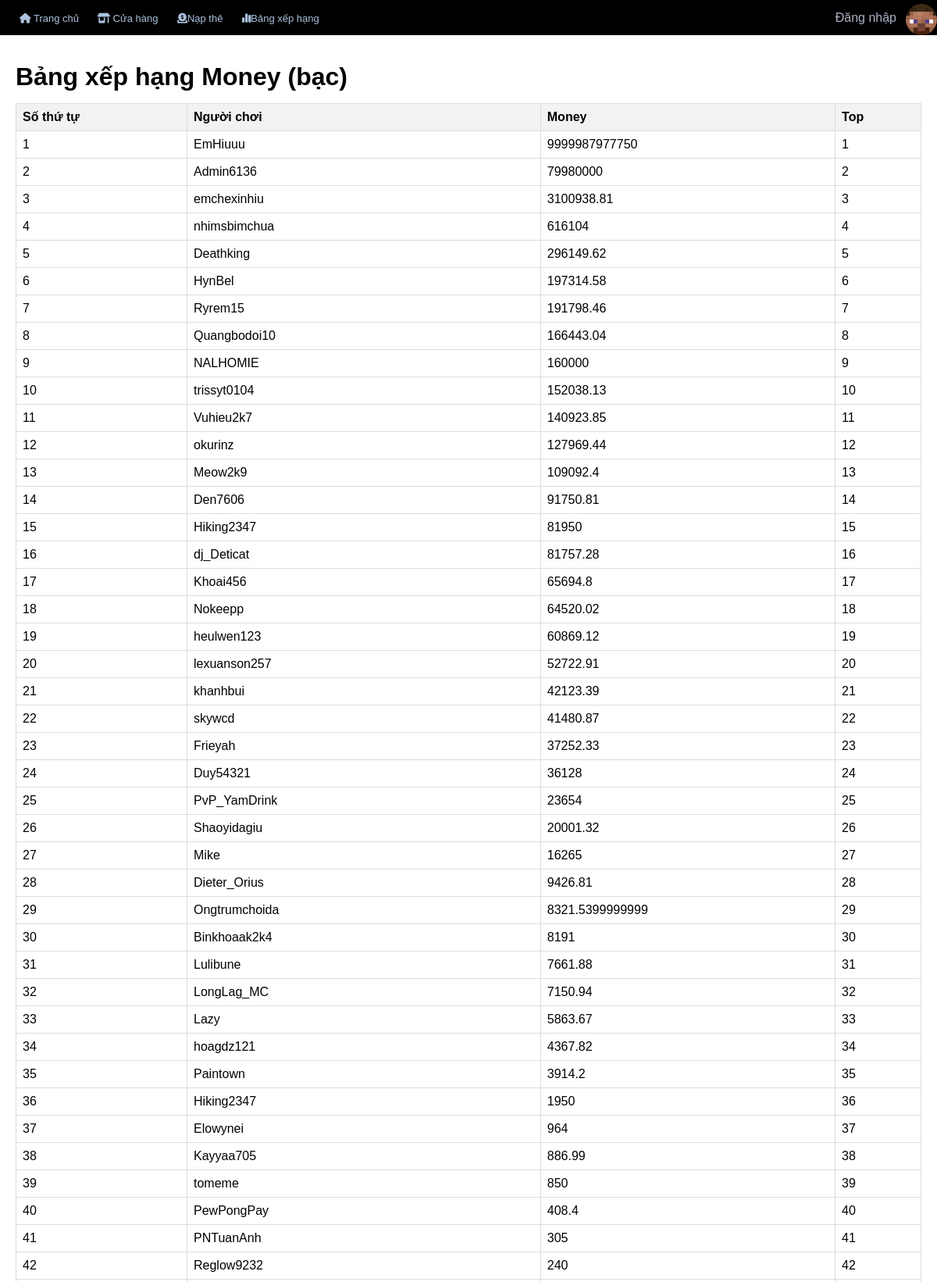
/top/money.php (upper part), run on the app's committed database.
### tables this page shows
CREATE TABLE `coinsengine_users` (
  `id` int NOT NULL AUTO_INCREMENT,
  `uuid` mediumtext NOT NULL,
  `name` mediumtext NOT NULL,
  `dateCreated` bigint NOT NULL,
  `last_online` bigint NOT NULL,
  `currencyData` mediumtext NOT NULL,
  `settings` mediumtext NOT NULL,
  `coins` double NOT NULL DEFAULT '0',
  `money` double NOT NULL DEFAULT '0',
  PRIMARY KEY (`id`)
);

### backend/PHP/function.php (called while the page is built, shortened)
<?php
    function sqlCommand($dbname,$command){
        $conn = new PDO("mysql:host=103.237.87.46;dbname=$dbname","antrc2","Sqrtfl0@t01");
        return $conn->query($command);
    }
?>

### top/money.php (the view, shortened to what this page needs)
<!DOCTYPE html>
<html lang="vi">
<head>
    <link rel="stylesheet" href="../asset/CSS/nav.css">
    <link rel="stylesheet" href="../asset/fonts/fontawesome-free-6.5.2-web/css/all.css" />
    <link rel="stylesheet" href="style.css">
</head>
<body>
    <nav class="nav">
        <div class="lef">
            <ul class="nav-left">
                <li>
                    <a href="../index.php"><i class="fa-solid fa-house"></i> Trang chủ </a>
                </li>
                <li>
                    <a href="../shop.php"><i class="fa-solid fa-shop"></i> Cửa hàng</a>
                </li>
                <li>
                    <a href="../nap-the/"><i class="fa-solid fa-circle-dollar-to-slot"></i>Nạp thẻ</a>
                </li>
                <li>
                    <a href="#" class="top-ingame"><i class="fa-solid fa-chart-simple"></i>Bảng xếp hạng </a>
                </li>
            </ul>
        </div>
        <div class="right">
            <span id="user" class="username">Đăng nhập</span>
            <img src="../asset/IMG/avatar.png" alt="" class="avatar">
        </div>
    </nav>
    <div class="main">
        <h1>Bảng xếp hạng Money (bạc)</h1>
        <table>
            <thead>
                <tr>
                    <th>Số thứ tự</th>
                    <th>Người chơi</th>
                    <th>Money</th>
                    <th>Top</th>
                </tr>
            </thead>
            <tbody>
                <?php
                    require_once "../backend/PHP/function.php";
                    $result = sqlCommand("coinsengine","SELECT ce.*, @ranking := @ranking + 1 AS ranking FROM coinsengine_users ce JOIN (SELECT DISTINCT money FROM coinsengine_users ORDER BY money DESC LIMIT 50) AS top_money ON ce.money = top_money.money JOIN (SELECT @ranking := 0) r ORDER BY ce.money DESC")->fetchAll();
                ?>
                <?php foreach ($result as $value) :?>
                <tr>
                    <td><?= $value["ranking"]?></td>
                    <td><?= $value['name']?></td>
                    <td><?= $value['money']?></td>
                    <td><?php
                            $output = sqlCommand("coinsengine","SELECT DISTINCT money FROM coinsengine_users ORDER BY money DESC LIMIT 50")->fetchAll();
                            $listMoney = [];
                            foreach ($output as $item){
                                $listMoney[] = $item["money"];
                            }
                            $top = 1;
                            foreach ($listMoney as $rows){
                                if ($rows === $value["money"]){
                                    $rank = $top;
                                    echo "<span class='top-$rank'>$top</span>";
                                } else {
                                    $top++;
                                }
                            }
                        ?></td>
                </tr>
                <?php endforeach; ?>
            </tbody>
        </table>
    </div>
</body>
</html>

### asset/CSS/nav.css (style rules this page uses)
* { margin: 0; padding: 0; list-style: none; box-sizing: border-box; text-decoration: none; }
.nav { display: flex; justify-content: space-between; align-items: center; background-color: #000000; position: absolute; top: 0; left: 0; width: 100%; }
.nav-left { list-style: none; margin-left: 25px; padding: 0; }
.nav-left li { display: inline; margin-right: 20px; }
.nav-left li a { color: #abc1dd; font-size: 13px; }
.right { display: flex; position: relative; align-items: center; cursor: pointer; }
.right span { color: #aeb2c4; }
.right img { width: 40px; border-radius: 50%; margin-left: 12px; margin-top: 5px; }

### top/style.css (style rules this page uses)
body { font-family: Arial, sans-serif; }
.main { margin-top: 100px; overflow-x: auto; margin: 0 auto; padding: 20px; }
.main h1 { margin-top: 60px; }
.main table { margin-top: 15px; width: 100%; border-collapse: collapse; }
.main th, .main td { border: 1px solid #ddd; padding: 8px; text-align: left; }
.main th { background-color: #f2f2f2; }

### data on the page
coinsengine_users: ranking "1", name "EmHiuuu", money "9999987977750", top "1"
coinsengine_users: ranking "2", name "Admin6136", money "79980000", top "2"
coinsengine_users: ranking "3", name "emchexinhiu", money "3100938.81", top "3"
coinsengine_users: ranking "4", name "nhimsbimchua", money "616104", top "4"
coinsengine_users: ranking "5", name "Deathking", money "296149.62", top "5"
coinsengine_users: ranking "6", name "HynBel", money "197314.58", top "6"
coinsengine_users: ranking "7", name "Ryrem15", money "191798.46", top "7"
coinsengine_users: ranking "8", name "Quangbodoi10", money "166443.04", top "8"
coinsengine_users: ranking "9", name "NALHOMIE", money "160000", top "9"
coinsengine_users: ranking "10", name "trissyt0104", money "152038.13", top "10"
coinsengine_users: ranking "11", name "Vuhieu2k7", money "140923.85", top "11"
coinsengine_users: ranking "12", name "okurinz", money "127969.44", top "12"
coinsengine_users: ranking "13", name "Meow2k9", money "109092.4", top "13"
coinsengine_users: ranking "14", name "Den7606", money "91750.81", top "14"
coinsengine_users: ranking "15", name "Hiking2347", money "81950", top "15"
coinsengine_users: ranking "16", name "dj_Deticat", money "81757.28", top "16"
coinsengine_users: ranking "17", name "Khoai456", money "65694.8", top "17"
coinsengine_users: ranking "18", name "Nokeepp", money "64520.02", top "18"
coinsengine_users: ranking "19", name "heulwen123", money "60869.12", top "19"
coinsengine_users: ranking "20", name "lexuanson257", money "52722.91", top "20"
coinsengine_users: ranking "21", name "khanhbui", money "42123.39", top "21"
coinsengine_users: ranking "22", name "skywcd", money "41480.87", top "22"
coinsengine_users: ranking "23", name "Frieyah", money "37252.33", top "23"
coinsengine_users: ranking "24", name "Duy54321", money "36128", top "24"
coinsengine_users: ranking "25", name "PvP_YamDrink", money "23654", top "25"
coinsengine_users: ranking "26", name "Shaoyidagiu", money "20001.32", top "26"
coinsengine_users: ranking "27", name "Mike", money "16265", top "27"
coinsengine_users: ranking "28", name "Dieter_Orius", money "9426.81", top "28"
coinsengine_users: ranking "29", name "Ongtrumchoida", money "8321.5399999999", top "29"
coinsengine_users: ranking "30", name "Binkhoaak2k4", money "8191", top "30"
coinsengine_users: ranking "31", name "Lulibune", money "7661.88", top "31"
coinsengine_users: ranking "32", name "LongLag_MC", money "7150.94", top "32"
coinsengine_users: ranking "33", name "Lazy", money "5863.67", top "33"
coinsengine_users: ranking "34", name "hoagdz121", money "4367.82", top "34"
coinsengine_users: ranking "35", name "Paintown", money "3914.2", top "35"
coinsengine_users: ranking "36", name "Hiking2347", money "1950", top "36"
coinsengine_users: ranking "37", name "Elowynei", money "964", top "37"
coinsengine_users: ranking "38", name "Kayyaa705", money "886.99", top "38"
coinsengine_users: ranking "39", name "tomeme", money "850", top "39"
coinsengine_users: ranking "40", name "PewPongPay", money "408.4", top "40"
coinsengine_users: ranking "41", name "PNTuanAnh", money "305", top "41"
coinsengine_users: ranking "42", name "Reglow9232", money "240", top "42"
